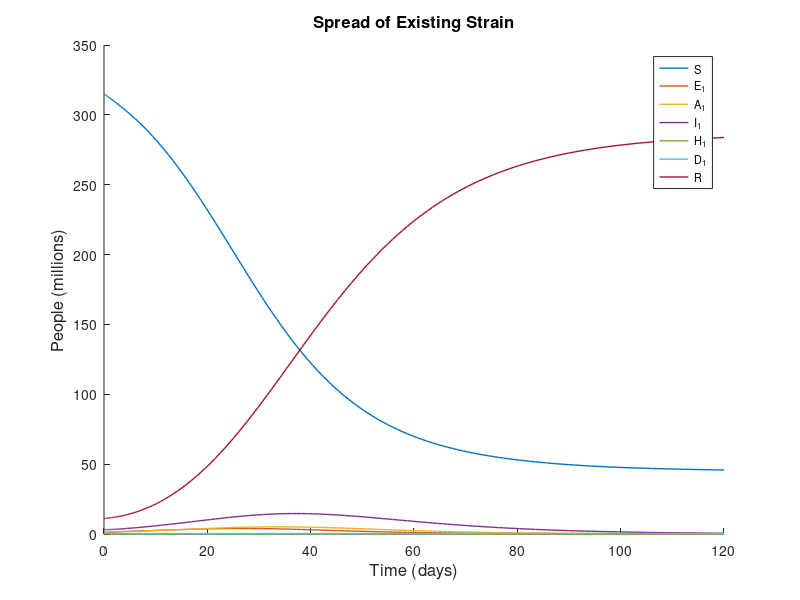
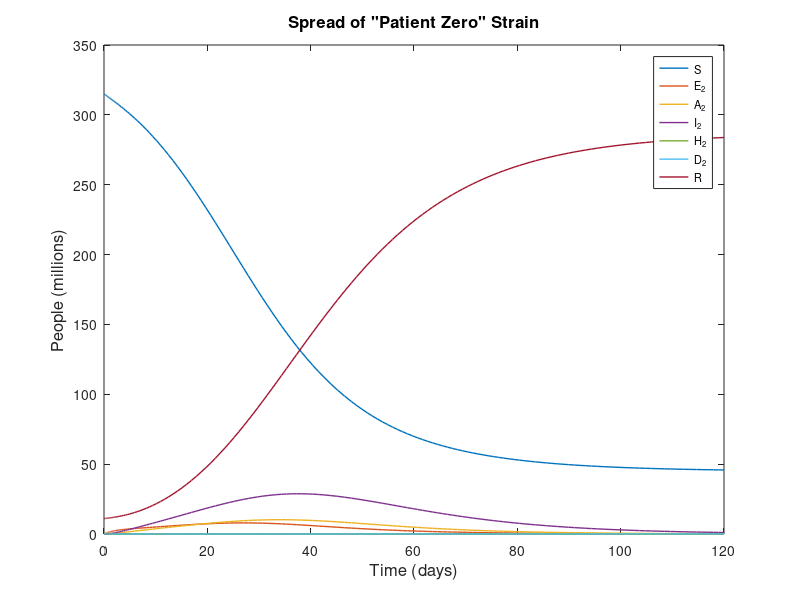
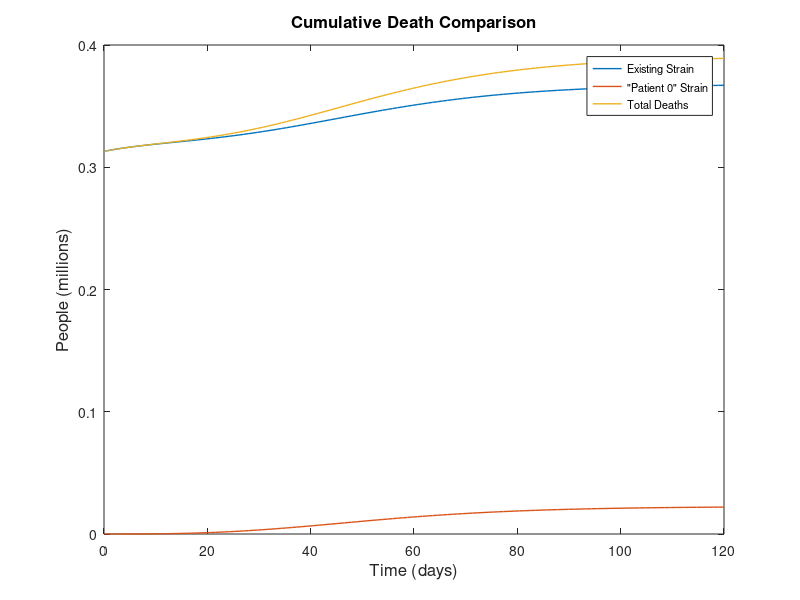
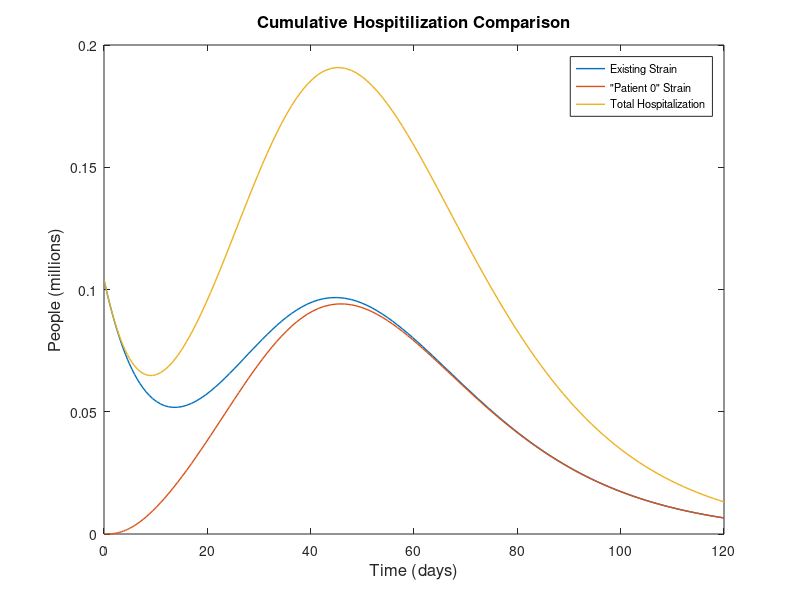

MATLAB code to generate these figures, in order:
function ProjectModel
clear
close all
clc

% Declare rates
M = 2;
beta1 = .005; %Rate of exposure
beta2 = beta1 * M;
alpha1 = .125; %Rate of recovery
alpha2 = .125;
eta1 = .5; %Rate of infection
eta2 = .5;
sigma1 = .0746; %Rate of recovery/hospitalization from I class
sigma2 = .0746;
gamma1 = .1163; % Rate of death
gamma2 = .1163;

% Declare proportions
p1 = .65;
p2 = .65;
m1 = .07;
m2 = m1 / M;
c1 = .011;
c2 = c1 / M;

% Declare initial size of classes
S = 315;
E1 = .680;
E2 = 0;
I1 = 3.12;
I2 = 10000/1000000;
A1 = 1.79;
A2 = 0;
H1 = .104;
H2 = 0;
D1 = .313;
D2 = 0;
R = 11;

% Delare time
T = 120;

% Define the model
function dy = SEIAHDR(~, y, beta1, beta2, eta1, eta2, sigma1, sigma2, gamma1, gamma2, alpha1, alpha2, p1, p2, m1, m2, c1, c2)
    dy = zeros(12, 1); % Store the derivatives
    x1 = 0.1 * (0.4 * y(4) + 0.8 * y(6)) + 0.2 * ((0.6) *(0.6) * y(4) + (0.2) * y(6));
    x2 = x1;
    
    dy(1) = (-beta1 * y(1) * x1) + (-beta2 * y(1) * x2);
    dy(2)  = (beta1 * x1 * y(1)) - (eta1 * y(2)); % E1 term
    dy(3) = (beta2 * x2 * y(1)) - (eta2 * y(3)); % E2 term
    
    
    %dy(1) = (-beta1 * y(1) * y(6)) + (-beta2 * y(1) * y(7)); 
    %dy(2)  = (beta1 * y(6) * y(1)) - (eta1 * y(2)); % E1 term
    %dy(3) = (beta2 * y(7) * y(1)) - (eta2 * y(3)); % E2 term
    dy(4) = (eta1 * (1 - p1) * y(2)) - (alpha1 * y(4)); % A1 term
    dy(5) = (eta2 * (1 - p2) * y(3)) - (alpha2 * y(5)); % A2 term
    dy(6) = (p1 * eta1 * y(2)) - (sigma1 * y(6)); % I1 term
    dy(7) = (p2 * eta2 * y(3)) - (sigma2 * y(7)); % I2 term
    dy(8) = (c1 * sigma1 * y(6)) - (gamma1 * y(8)); % H1 term
    dy(9) = (c2 * sigma2 * y(7)) - (gamma2 * y(9)); % H2 term
    dy(10) = m1 * gamma1 * y(8); % D1 term
    dy(11) = m2 * gamma2 * y(9); % D2 term
    dy(12) = ((1 - m1) * gamma1 * y(8)) + ((1 - c1) * sigma1 * y(6)) + (alpha1 * y(4)) + ((1 - m2) * gamma2 * y(9)) + ((1 - c2) * sigma2 * y(7)) + (alpha2 * y(5)); % R term

end

% Use Matlab function to calculate the solutions
[sim_t, sim_y] = ode45(@(t,y)(SEIAHDR(t,y,beta1, beta2, eta1, eta2, sigma1, sigma2, gamma1, gamma2, alpha1, alpha2, p1, p2, m1, m2, c1, c2)), + ...
    [0 T],[S;E1;E2;A1;A2;I1;I2;H1;H2;D1;D2;R]);
sim_S = sim_y(:,1);
sim_E1 = sim_y(:,2);
sim_E2 = sim_y(:,3);
sim_A1 = sim_y(:,4);
sim_A2 = sim_y(:,5);
sim_I1 = sim_y(:,6);
sim_I2 = sim_y(:,7);
sim_H1 = sim_y(:,8);
sim_H2 = sim_y(:,9);
sim_D1 = sim_y(:,10);
sim_D2 = sim_y(:,11);
sim_R = sim_y(:,12);

% Plot and label
figure; hold on;

figure(1)
plot(sim_t, sim_S, 'linewidth',1);
plot(sim_t, sim_E1, 'linewidth',1);
plot(sim_t, sim_A1, 'linewidth',1);
plot(sim_t, sim_I1, 'linewidth',1);
plot(sim_t, sim_H1, 'linewidth',1);
plot(sim_t, sim_D1, 'linewidth',1);
plot(sim_t, sim_R, 'linewidth', 1);
legend({'S','E_1','A_1','I_1','H_1','D_1','R'},'FontSize',8)
title('Spread of Existing Strain','FontSize', 12)
xlabel('Time (days)','FontSize',12);
ylabel('People (millions)','FontSize',12);

figure(2)
plot(sim_t, sim_S, 'linewidth',1);
hold on
plot(sim_t, sim_E2, 'linewidth',1);
plot(sim_t, sim_A2, 'linewidth',1);
plot(sim_t, sim_I2, 'linewidth',1);
plot(sim_t, sim_H2, 'linewidth',1);
plot(sim_t, sim_D2, 'linewidth',1);
plot(sim_t, sim_R, 'linewidth',1);
legend({'S','E_2','A_2','I_2','H_2','D_2','R'},'FontSize',8)
title('Spread of "Patient Zero" Strain','FontSize', 12)
xlabel('Time (days)','FontSize',12);
ylabel('People (millions)','FontSize',12);

figure(3)
plot(sim_t, sim_D1,'linewidth', 1);
hold on
plot(sim_t, sim_D2,'linewidth', 1);
plot(sim_t, sim_D1 + sim_D2, 'linewidth', 1);
legend({'Existing Strain','"Patient 0" Strain','Total Deaths'},'FontSize',8)
title('Cumulative Death Comparison','FontSize', 12)
xlabel('Time (days)','FontSize',12);
ylabel('People (millions)','FontSize',12);

figure(4)
plot(sim_t, sim_H1, 'linewidth', 1);
hold on
plot(sim_t, sim_H2, 'linewidth', 1);
plot(sim_t, sim_H1 + sim_H2, 'linewidth', 1);
legend({'Existing Strain','"Patient 0" Strain','Total Hospitalization'},'FontSize',8)
title('Cumulative Hospitilization Comparison','FontSize', 12)
xlabel('Time (days)','FontSize',12);
ylabel('People (millions)','FontSize',12);

end

